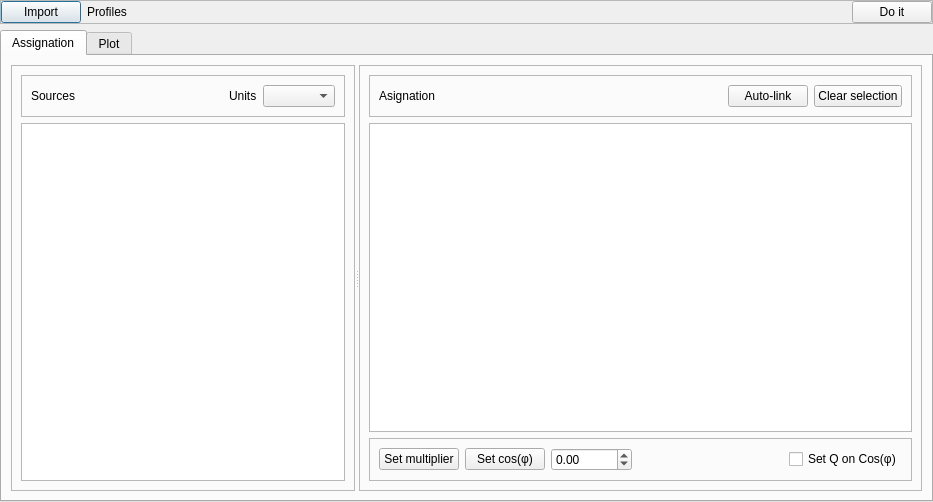
<?xml version="1.0" encoding="UTF-8"?>
<ui version="4.0">
 <class>Dialog</class>
 <widget class="QDialog" name="Dialog">
  <property name="geometry">
   <rect>
    <x>0</x>
    <y>0</y>
    <width>933</width>
    <height>502</height>
   </rect>
  </property>
  <property name="windowTitle">
   <string>Dialog</string>
  </property>
  <layout class="QVBoxLayout" name="verticalLayout">
   <property name="margin">
    <number>0</number>
   </property>
   <item>
    <widget class="QFrame" name="frame_3">
     <property name="frameShape">
      <enum>QFrame::StyledPanel</enum>
     </property>
     <property name="frameShadow">
      <enum>QFrame::Raised</enum>
     </property>
     <layout class="QHBoxLayout" name="horizontalLayout_3">
      <property name="margin">
       <number>0</number>
      </property>
      <item>
       <widget class="QPushButton" name="open_button">
        <property name="text">
         <string>Import</string>
        </property>
       </widget>
      </item>
      <item>
       <widget class="QLabel" name="label_4">
        <property name="text">
         <string>Profiles</string>
        </property>
       </widget>
      </item>
      <item>
       <spacer name="horizontalSpacer">
        <property name="orientation">
         <enum>Qt::Horizontal</enum>
        </property>
        <property name="sizeHint" stdset="0">
         <size>
          <width>40</width>
          <height>20</height>
         </size>
        </property>
       </spacer>
      </item>
      <item>
       <widget class="QPushButton" name="doit_button">
        <property name="text">
         <string>Do it</string>
        </property>
       </widget>
      </item>
     </layout>
    </widget>
   </item>
   <item>
    <widget class="QTabWidget" name="tabWidget">
     <property name="currentIndex">
      <number>0</number>
     </property>
     <widget class="QWidget" name="tab">
      <attribute name="title">
       <string>Assignation</string>
      </attribute>
      <layout class="QHBoxLayout" name="horizontalLayout_2">
       <item>
        <widget class="QSplitter" name="splitter">
         <property name="orientation">
          <enum>Qt::Horizontal</enum>
         </property>
         <widget class="QFrame" name="frame_4">
          <property name="frameShape">
           <enum>QFrame::StyledPanel</enum>
          </property>
          <property name="frameShadow">
           <enum>QFrame::Raised</enum>
          </property>
          <layout class="QVBoxLayout" name="verticalLayout_5">
           <item>
            <widget class="QFrame" name="frame">
             <property name="frameShape">
              <enum>QFrame::StyledPanel</enum>
             </property>
             <property name="frameShadow">
              <enum>QFrame::Raised</enum>
             </property>
             <layout class="QHBoxLayout" name="horizontalLayout_5">
              <item>
               <widget class="QLabel" name="label">
                <property name="text">
                 <string>Sources</string>
                </property>
               </widget>
              </item>
              <item>
               <spacer name="horizontalSpacer_2">
                <property name="orientation">
                 <enum>Qt::Horizontal</enum>
                </property>
                <property name="sizeHint" stdset="0">
                 <size>
                  <width>40</width>
                  <height>20</height>
                 </size>
                </property>
               </spacer>
              </item>
              <item>
               <widget class="QLabel" name="label_5">
                <property name="text">
                 <string>Units</string>
                </property>
               </widget>
              </item>
              <item>
               <widget class="QComboBox" name="units_combobox"/>
              </item>
             </layout>
            </widget>
           </item>
           <item>
            <widget class="QListView" name="sources_list"/>
           </item>
          </layout>
         </widget>
         <widget class="QFrame" name="frame_6">
          <property name="frameShape">
           <enum>QFrame::StyledPanel</enum>
          </property>
          <property name="frameShadow">
           <enum>QFrame::Raised</enum>
          </property>
          <layout class="QVBoxLayout" name="verticalLayout_3">
           <item>
            <widget class="QFrame" name="frame_10">
             <property name="frameShape">
              <enum>QFrame::StyledPanel</enum>
             </property>
             <property name="frameShadow">
              <enum>QFrame::Raised</enum>
             </property>
             <layout class="QHBoxLayout" name="horizontalLayout_7">
              <item>
               <widget class="QLabel" name="label_3">
                <property name="text">
                 <string>Asignation</string>
                </property>
               </widget>
              </item>
              <item>
               <spacer name="horizontalSpacer_4">
                <property name="orientation">
                 <enum>Qt::Horizontal</enum>
                </property>
                <property name="sizeHint" stdset="0">
                 <size>
                  <width>40</width>
                  <height>20</height>
                 </size>
                </property>
               </spacer>
              </item>
              <item>
               <widget class="QPushButton" name="autolink_button">
                <property name="text">
                 <string>Auto-link</string>
                </property>
               </widget>
              </item>
              <item>
               <widget class="QPushButton" name="clear_selection_button">
                <property name="text">
                 <string>Clear selection</string>
                </property>
               </widget>
              </item>
             </layout>
            </widget>
           </item>
           <item>
            <widget class="QTableView" name="assignation_table"/>
           </item>
           <item>
            <widget class="QFrame" name="frame_9">
             <property name="frameShape">
              <enum>QFrame::StyledPanel</enum>
             </property>
             <property name="frameShadow">
              <enum>QFrame::Raised</enum>
             </property>
             <layout class="QGridLayout" name="gridLayout">
              <item row="0" column="3">
               <spacer name="horizontalSpacer_3">
                <property name="orientation">
                 <enum>Qt::Horizontal</enum>
                </property>
                <property name="sizeHint" stdset="0">
                 <size>
                  <width>40</width>
                  <height>20</height>
                 </size>
                </property>
               </spacer>
              </item>
              <item row="0" column="0">
               <widget class="QPushButton" name="set_multiplier_button">
                <property name="text">
                 <string>Set multiplier</string>
                </property>
               </widget>
              </item>
              <item row="0" column="1">
               <widget class="QPushButton" name="set_cosfi_button">
                <property name="text">
                 <string>Set cos(φ)</string>
                </property>
               </widget>
              </item>
              <item row="0" column="2">
               <widget class="QDoubleSpinBox" name="multSpinBox">
                <property name="minimum">
                 <double>-99999.000000000000000</double>
                </property>
                <property name="maximum">
                 <double>99999.000000000000000</double>
                </property>
               </widget>
              </item>
              <item row="0" column="4">
               <widget class="QCheckBox" name="setQ_on_cosfi_checkbox">
                <property name="text">
                 <string>Set Q on Cos(φ)</string>
                </property>
               </widget>
              </item>
             </layout>
            </widget>
           </item>
          </layout>
         </widget>
        </widget>
       </item>
      </layout>
     </widget>
     <widget class="QWidget" name="tab_2">
      <attribute name="title">
       <string>Plot</string>
      </attribute>
      <layout class="QHBoxLayout" name="horizontalLayout_4">
       <item>
        <widget class="QSplitter" name="splitter_3">
         <property name="orientation">
          <enum>Qt::Horizontal</enum>
         </property>
         <widget class="QFrame" name="frame_8">
          <property name="frameShape">
           <enum>QFrame::StyledPanel</enum>
          </property>
          <property name="frameShadow">
           <enum>QFrame::Raised</enum>
          </property>
          <layout class="QVBoxLayout" name="verticalLayout_7">
           <property name="topMargin">
            <number>0</number>
           </property>
           <item>
            <widget class="QTableView" name="tableView"/>
           </item>
          </layout>
         </widget>
         <widget class="QFrame" name="PlotFrame">
          <property name="frameShape">
           <enum>QFrame::StyledPanel</enum>
          </property>
          <property name="frameShadow">
           <enum>QFrame::Raised</enum>
          </property>
          <layout class="QHBoxLayout" name="horizontalLayout">
           <item>
            <widget class="MatplotlibWidget" name="plotwidget" native="true"/>
           </item>
          </layout>
         </widget>
        </widget>
       </item>
      </layout>
     </widget>
    </widget>
   </item>
  </layout>
  <zorder>tabWidget</zorder>
  <zorder>frame_3</zorder>
 </widget>
 <customwidgets>
  <customwidget>
   <class>MatplotlibWidget</class>
   <extends>QWidget</extends>
   <header>.matplotlibwidget</header>
   <container>1</container>
  </customwidget>
 </customwidgets>
 <resources/>
 <connections/>
</ui>
